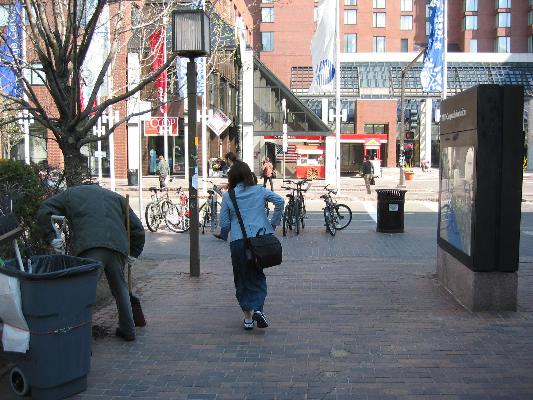
#> input picture gluon/ADE_train_00018279.jpg, 533 x 400 px
$ python trash_selector_1109.py
#> lines starting #> are read from the running program, lines starting #| are printed output that depends on the picture; after the words box and inside, x2 and y2 are one past the last pixel; in counts of white or black regions, pixels touching at a corner belong together
import numpy as np
import matplotlib.pyplot as plt
from gluoncv.data import ADE20KSegmentation
import matplotlib.image as mpimg
from gluoncv.utils.viz import get_color_pallete
# coding: utf-8
#jpg=plt.imread('ADE_train_00020000.jpg')
#png = plt.imread('ADE_train_00020000_seg.png')


def count_obj(img):
    labels=np.arange(2,1000).astype('int')
    copy_img=img.copy().astype('int')
    count=-1
    for n in range(img.shape[1]):
        if img[0,n]==0:
            a=5
        if(img[0,n]==1):
            if(copy_img[0,n-1]>0):
                copy_img[0,n]=copy_img[0,n-1].max()
                continue
            if(img[0,n-1]==0):
                count+=1
                copy_img[0,n]=labels[count]
    for m in range(1,img.shape[0]):
        for n in range(0,img.shape[1]):
            if img[m,n]==0:
                a=5
            if img[m,n]==1:
                if(np.any(copy_img[m-1,n-1:n+2]>1)):
                    copy_img[m,n]=copy_img[m-1,n-1:n+2][copy_img[m-1,n-1:n+2]!=0].max()
                    if copy_img[m,n-1]>copy_img[m,n]:
                        copy_img[m,n-1]=copy_img[m,n]
                if(copy_img[m,n-1]>1):
                    copy_img[m,n]=copy_img[m,n-1]
                if((np.all(copy_img[m-1,n-1:n+2]==0)) and (copy_img[m,n-1]==0)):
                    count+=1
                    copy_img[m,n]=labels[count]
    return copy_img, count

#d
def get_centers(img,eroded_img):
    with_centers=img.copy().astype('int')
    for item in np.unique(labeled_trash)[2:]:
        ylims,xlims=np.where(eroded_img==item)
        c_x=np.mean(xlims).astype('int')
        c_y=np.mean(ylims).astype('int')
        with_centers[c_y-1:c_y+2,c_x-1:c_x+2]=0
    return with_centers

def get_box(labeled_img):
    labels = np.unique(labeled_img)
    roi = np.zeros((len(labels[1:]),labeled_img.shape[0],labeled_img.shape[1]))
    roi2 = np.zeros((len(labels[1:]),labeled_img.shape[0],labeled_img.shape[1]))
    i=0
    for l in labels[1:]:
        slice_x, slice_y = ndimage.find_objects(labeled_img==l)[0]
        #roi[i] = labeled_img[slice_x, slice_y]
        roi[i,slice_x, slice_y]=l
        x,y=np.where(roi[i]==l)
        ymin,ymax=np.min(y),np.max(y)
        xmin,xmax=np.min(x),np.max(x)
        roi2[i,xmin-2:xmin+2,ymin:ymax]=1
        roi2[i,xmax-2:xmax+2,ymin:ymax]=1
        roi2[i,xmin:xmax,ymin-2:ymin+2]=1
        roi2[i,xmin:xmax,ymax-2:ymax+2]=1
        i+=1
        box = [xmin,xmax, ymin, ymax  ]
    return box, roi2, roi, labels[1:]


jpg=plt.imread('ADE_train_00018279.jpg')
#> jpg is the input picture: shape (400, 533, 3); mean R, G, B 116.6, 115.1, 118.3
png = plt.imread('ADE_train_00018279_seg.png')
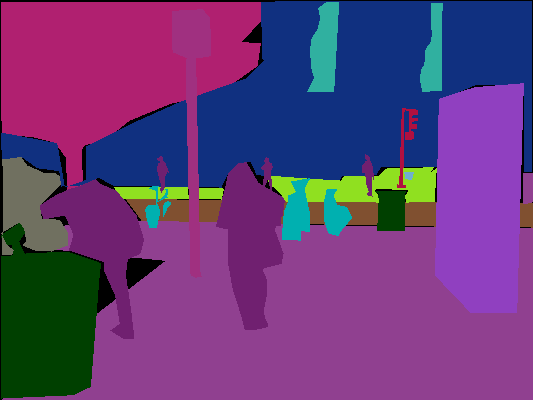
#> input picture gluon/ADE_train_00018279_seg.png, 533 x 400 px
#> png is the input picture: shape (400, 533, 3) float32; mean R, G, B 0.39, 0.234, 0.47
fig,ax = plt.subplots(3)
ax[0].imshow(jpg)
ax[1].imshow(png)
trash=np.zeros(png.shape)
ids=np.where((png[:,:,1]==0.2509804))
#> ids = 94517 positions, rows 83 to 399, columns 1 to 532
(trash[png[:,:,1]==0.2509804])=[0,1,0]
(trash[png[:,:,0]==0])+=[1,0,0]
(trash[png[:,:,2]==0])+=[0,0,1]
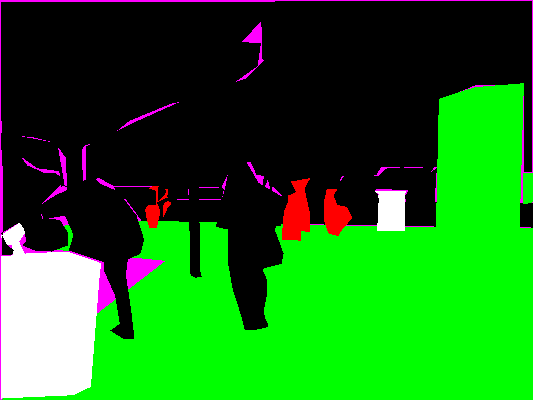
#> trash: shape (400, 533, 3) float64; mean R, G, B 0.105, 0.443, 0.093
trash=np.sum(trash,axis=-1)
#> trash: shape (400, 533) float64
trash[trash<3]=0
#> trash: shape (400, 533) float64; values 0 (black) and 3 (white), 7% white; 2 white regions, box (x1, y1, x2, y2) and area: (1, 223, 101, 399) 13782, (375, 191, 406, 231) 1089
trash[trash==3]=1
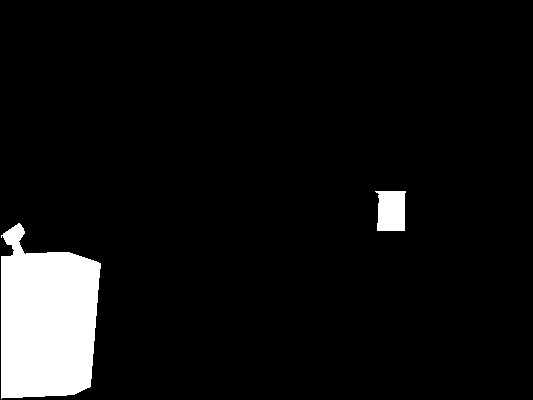
#> trash: shape (400, 533) float64; values 0 (black) and 1 (white), 7% white; 2 white regions, box (x1, y1, x2, y2) and area: (1, 223, 101, 399) 13782, (375, 191, 406, 231) 1089
np.count_nonzero(trash)
ax[2].imshow(trash.astype('uint8'), cmap='gray')

edges_y = np.diff(trash,axis=0)[:,:-1]
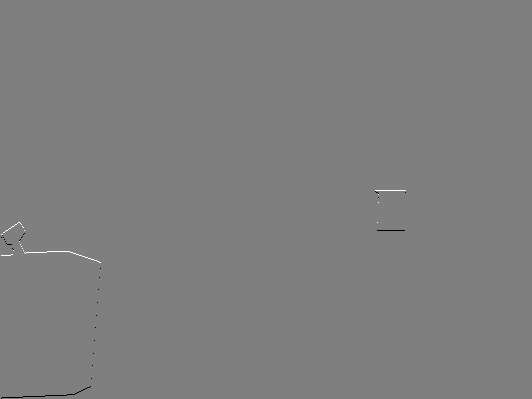
#> edges_y: shape (399, 532) float64; min -1, max 1, mean 0; drawn with min black and max white
edges_x = np.diff(trash,axis=1)[:-1,:]
edges=edges_x+edges_y

import scipy as sc
from scipy import ndimage
label_im, nb_labels = ndimage.label(trash)
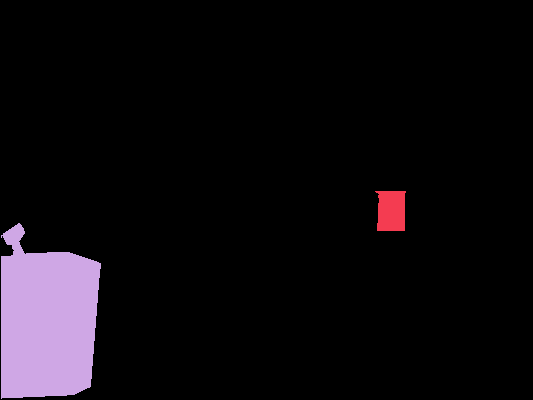
#> label_im: shape (400, 533) int32; 3 distinct labels, from 0 to 2; one colour per label, 0 black
#> nb_labels = 2

box, boxes, filled,nlabels=get_box(label_im)
#> in get_box, `labels = np.unique(labeled_img)`: labels = [0, 1, 2]
#> the loop in get_box, `for l in labels[1:]:` made 2 passes
#> (ymin, ymax, xmin, xmax, i, box) on passes 1 to 2: (375, 405, 191, 230, 1, [191, 230, 375, 405]), (1, 100, 223, 398, 2, [223, 398, 1, 100])
#> after the loop in get_box, `for l in labels[1:]:`: i = 2
#> box = [223, 398, 1, 100]; nlabels = [1, 2]
fig2,ax2=plt.subplots(len(nlabels))
for n in range(nlabels.max()):
    ax2[n].imshow(boxes[n],cmap='gray')
plt.show()
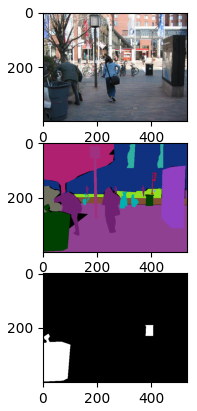
#> figure drawn by matplotlib, 3 panels
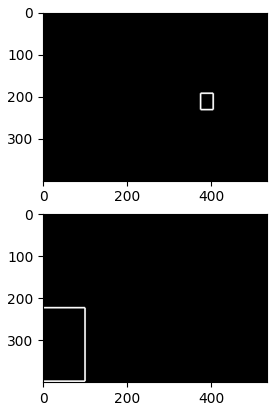
#> figure drawn by matplotlib, 2 panels
